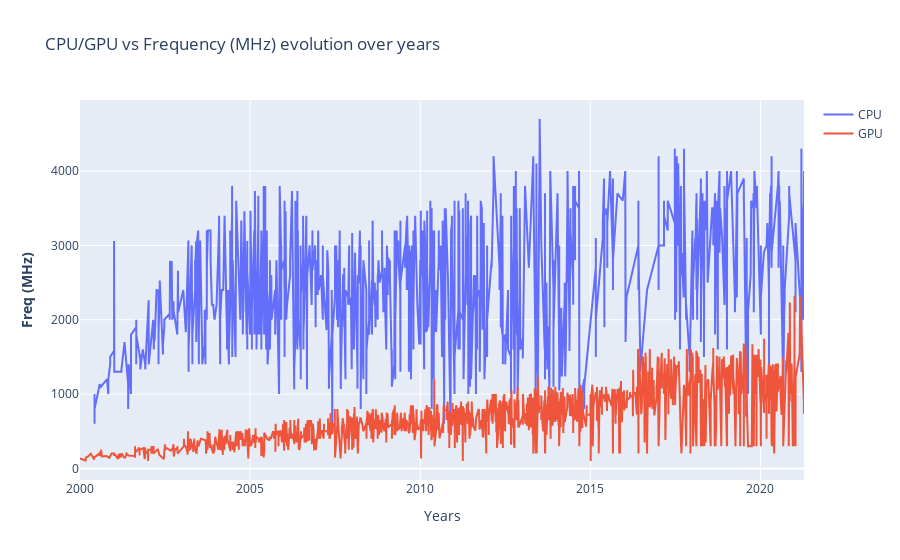

Notebook source saved alongside this figure:
### Markdown cell above
### Análise - Frequency

### Code cell
fig = make_subplots()

# Add traces
fig.add_trace(
    go.Scatter(x= df_cpu.index, y=df_cpu["Freq (MHz)"] ,name= "CPU")
)

fig.add_trace(
    go.Scatter(x= df_gpu.index,y= df_gpu["Freq (MHz)"], name= "GPU")
)

# Add figure title
fig.update_layout(
    title_text="CPU/GPU vs Frequency (MHz) evolution over years"
)

# Set x-axis title
fig.update_xaxes(title_text="Years")

# Set y-axes titles
fig.update_yaxes(title_text="<b>Freq (MHz)</b>", secondary_y=False)

fig.show()

### Figure 1 — Plotly figure (JSON) as saved in the notebook; plotly's stock layout.template omitted (floating-point values rounded to 4 significant figures; data arrays with more than 128 entries replaced by an {"elided": "..."} marker saying what was removed)
{"data": [{"name": "CPU", "type": "scatter", "x": {"elided": "2138 str values"}, "y": {"elided": "2138 int values"}}, {"name": "GPU", "type": "scatter", "x": {"elided": "2607 str values"}, "y": {"elided": "2607 int values"}}], "layout": {"title": {"text": "CPU/GPU vs Frequency (MHz) evolution over years"}, "xaxis": {"anchor": "y", "domain": [0, 1], "title": {"text": "Years"}}, "yaxis": {"anchor": "x", "domain": [0, 1], "title": {"text": "<b>Freq (MHz)</b>"}}}}
